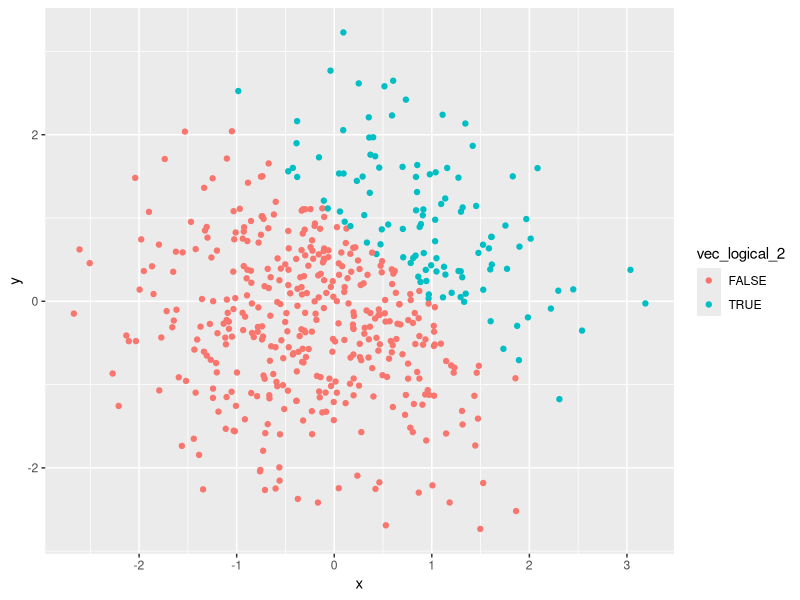
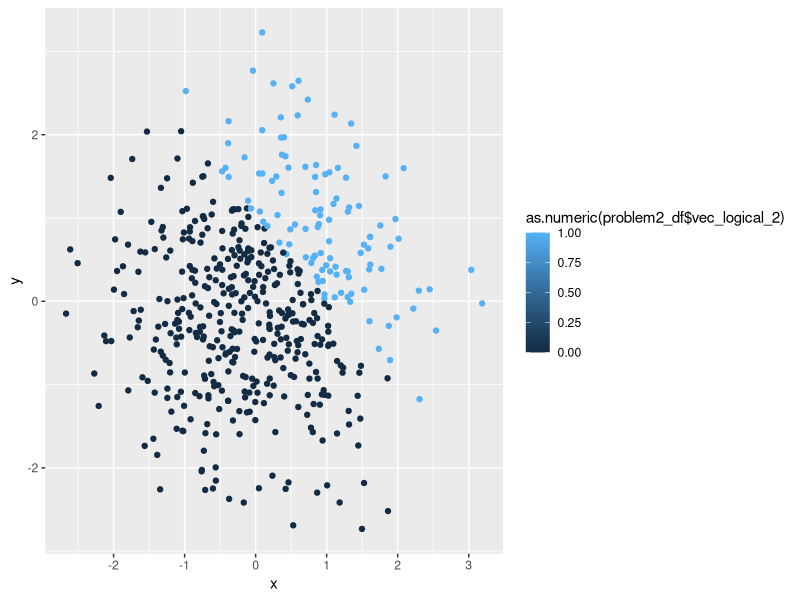
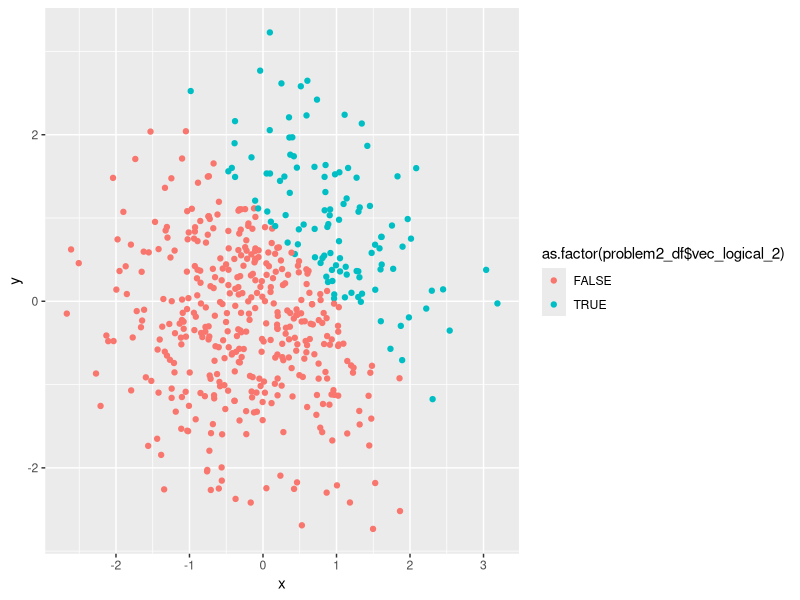

Generate these figures, in order, with R:
## ---- chunk 1
library(tidyverse)

problem1_df = tibble(
  norm_samp = rnorm(8),
  vec_logical = norm_samp > 0,
  vec_char = character(length=8),
  vec_factor = factor(c("1", "2", "3", "3", "2", "1", "1", "2")),
)

mean(pull(problem1_df, norm_samp))
mean(pull(problem1_df, vec_logical))
mean(pull(problem1_df, vec_char))
mean(pull(problem1_df, vec_factor))
## ---- chunk 2

as.numeric(pull(problem1_df, vec_logical))
as.numeric(pull(problem1_df, vec_char))
as.numeric(pull(problem1_df, vec_factor))

as.numeric(pull(problem1_df, vec_logical))*(pull(problem1_df, norm_samp))

as.factor(pull(problem1_df, vec_logical))*(pull(problem1_df, norm_samp))

as.numeric(as.factor(pull(problem1_df, vec_logical)))*(pull(problem1_df, norm_samp))

## ---- chunk 3

problem2_df = tibble(
  x = rnorm(500),
  y = rnorm(500),
  vec_logical_2 = x + y > 1,
  as.numeric(vec_logical_2),
  as.factor(vec_logical_2),
)

## ---- chunk 4

ggplot(problem2_df, aes(x = x, y = y, color = vec_logical_2)) + geom_point()

ggsave

ggplot(problem2_df, aes(x = x, y = y, color = as.numeric(problem2_df$vec_logical_2))) + geom_point()

ggplot(problem2_df, aes(x = x, y = y, color = as.factor(problem2_df$vec_logical_2))) + geom_point()

